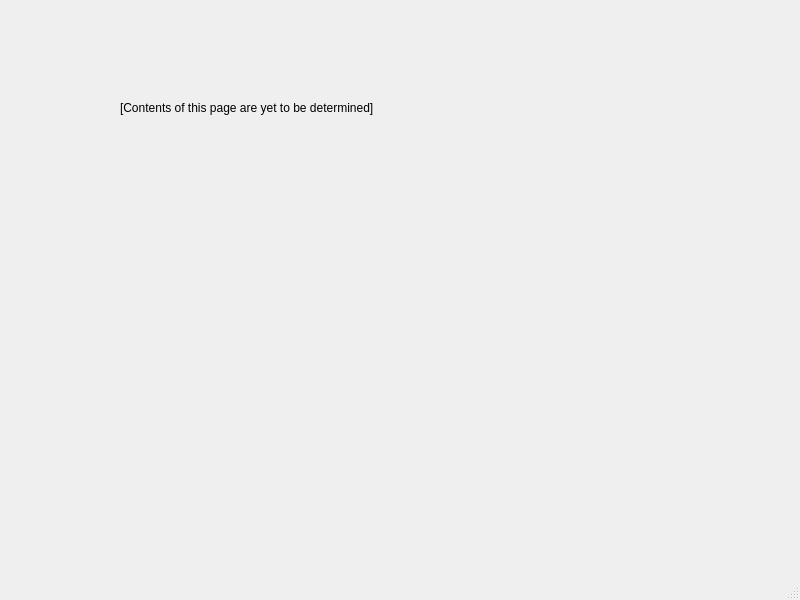
<?xml version="1.0" encoding="UTF-8"?>
<ui version="4.0">
 <class>SignLanguageWriter</class>
 <widget class="QMainWindow" name="SignLanguageWriter">
  <property name="geometry">
   <rect>
    <x>0</x>
    <y>0</y>
    <width>800</width>
    <height>600</height>
   </rect>
  </property>
  <property name="windowTitle">
   <string>Sign Language</string>
  </property>
  <widget class="QWidget" name="centralwidget">
   <widget class="QLabel" name="label">
    <property name="geometry">
     <rect>
      <x>120</x>
      <y>100</y>
      <width>261</width>
      <height>16</height>
     </rect>
    </property>
    <property name="text">
     <string>[Contents of this page are yet to be determined]</string>
    </property>
   </widget>
  </widget>
  <widget class="QMenuBar" name="menubar">
   <property name="geometry">
    <rect>
     <x>0</x>
     <y>0</y>
     <width>800</width>
     <height>21</height>
    </rect>
   </property>
  </widget>
  <widget class="QStatusBar" name="statusbar"/>
 </widget>
 <resources/>
 <connections/>
</ui>
